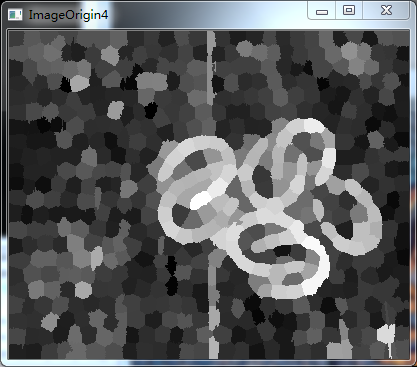
//> input picture Assignments/Assignment1Solutions/刘宏坤/initial saliency map.png, 417 x 367 px, given in place of b.jpg, which was not available
$ ./main   (built with g++ and OpenCV 4)
//> lines starting //> are read from the running program, lines starting //| are printed output that depends on the picture; after the words box and inside, x2 and y2 are one past the last pixel; in counts of white or black regions, pixels touching at a corner belong together; pictures that were not available may be replaced by others from this repository, and a replacement may not be noted
#include <iostream>
#include <math.h>
#include <opencv2/core.hpp>
#include <opencv2/highgui.hpp>
#include <opencv2/imgproc.hpp>
#include <opencv2/ximgproc.hpp>

using namespace std;
using namespace cv;

int main(int argc,char *argv[])
{
  ///输入一幅图像
  Mat img=imread("b.jpg",1);
//> img is the input picture: 367 rows x 417 cols, CV_8UC3; mean B, G, R 91.1, 89.9, 88.5
  imshow("input",img);
  imwrite("input.png", img);
  waitKey();

  ///对输入图像进行颜色特征提取
  Mat input_img=img.clone();

  Mat ExtractImageInformation1(Mat img_input);
  Mat ExtractImageInformation2(Mat img_input);

  Mat quantize_img1(img.rows,img.cols,CV_32F);
  Mat quantize_img2(img.rows,img.cols,CV_8UC1);
  quantize_img1=ExtractImageInformation1(input_img);//256像素值变为16个像素值，显示效果
  quantize_img2=ExtractImageInformation2(img);//256像素值变为16个像素值，量化RGB像素值为0～4096


  ///对输入图像进行超像素分割
  Mat outSuperpixel=img.clone();
  Mat Superpixel_Label;
  int superpixel(Mat& outSuperpixel, Mat& Superpixel_Label);
  int numSuperpixel=superpixel(outSuperpixel, Superpixel_Label);//得到超像素分割的块数


  ///计算每个超像素的颜色直方图
  vector<Mat> EachSuperpixel_hist(numSuperpixel);
  int histSize=4096;
  float range[]={0,4096};
  const float* histRanges={range};
  int channel=0;

  for(int m=0;m<numSuperpixel;m++)
  {
  Mat eachSuperpixel=Mat::zeros(4000,1,CV_32F);
  int num=0;
  for(int i=0;i<img.rows;i++)
          for(int j=0;j<img.cols;j++)
                  if(Superpixel_Label.at<int>(i,j)==m)
                  {
                  eachSuperpixel.at<float>(num,0)=quantize_img2.at<float>(i,j);
                  num++;
                  }
  eachSuperpixel.resize(num);
  calcHist(&eachSuperpixel,1,&channel,Mat(),EachSuperpixel_hist[m],1,&histSize,&histRanges);
  normalize(EachSuperpixel_hist[m], EachSuperpixel_hist[m],1, NORM_MINMAX);
  }


  ///超像素直方图对比
  Mat contrast(Mat& img,Mat& Superpixel_Label,vector<Mat>& EachSuperpixel_hist,int numSuperpixel);
  Mat saliencyVal=contrast(img,Superpixel_Label,EachSuperpixel_hist,numSuperpixel);


  ///制作中心先验显著图
  Mat centerPrior(Mat& img);
  Mat centerMap=centerPrior(img);


  ///使用中心先验显著图增强显著效果
  saliencyVal.convertTo(saliencyVal,CV_32F);
  Mat finalsaliency(img.rows,img.cols,CV_32F);
  finalsaliency=saliencyVal.mul(centerMap);//中心先验显著图乘最初显著图得到最终显著图
  finalsaliency.convertTo(finalsaliency,CV_8U);

  imshow("saliency", finalsaliency);
  imwrite("saliency.png", finalsaliency);
  waitKey();

  ///进行阈值分割
  Mat dst;
  threshold( finalsaliency, dst, 30, 255,0 );
  imshow("segmentation", dst);
  imwrite("segmentation.png", dst);
  waitKey();
  return 0;
}

///定义函数将输入图像由256像素值量化为32像素值
Mat ExtractImageInformation1(Mat img_input)
{
    int div=8;
    for (int i=0;i<img_input.rows;i++)
           for (int j=0;j<img_input.cols;j++)
           {
           //img_input.at<Vec3b>(i,j)= img_input.at<Vec3b>(i,j)/16;
           img_input.at<Vec3b>(i,j)[0]=img_input.at<Vec3b>(i,j)[0]/div*div+div/2;
           img_input.at<Vec3b>(i,j)[1]=img_input.at<Vec3b>(i,j)[1]/div*div+div/2;
           img_input.at<Vec3b>(i,j)[2]=img_input.at<Vec3b>(i,j)[2]/div*div+div/2;
            }
    imshow("quantize_img1",img_input);
    imwrite("quantize_img1.png", img_input);
    waitKey();
    return img_input;
}

///定义函数将输入图像分解为RGB三通道并且将像素值量化为0～32*32*32
Mat ExtractImageInformation2(Mat img)
{
    Mat quantize_img;
    vector<Mat> rgb_planes;
    split(img, rgb_planes);
    rgb_planes[0].convertTo(rgb_planes[0], CV_32F);//类型转换
//> rgb_planes[0]: 367 rows x 417 cols, CV_32FC1
    rgb_planes[1].convertTo(rgb_planes[1], CV_32F);
//> rgb_planes[1]: 367 rows x 417 cols, CV_32FC1
    rgb_planes[2].convertTo(rgb_planes[2], CV_32F);
//> rgb_planes[2]: 367 rows x 417 cols, CV_32FC1
    quantize_img=(rgb_planes[0]/8)*32*32+(rgb_planes[1]/8)*32+(rgb_planes[2]/8);
    Mat quantize_img3;
    normalize(quantize_img, quantize_img3, 255, 0, NORM_MINMAX);
    imshow("quantize_img2",quantize_img3);
    imwrite("quantize_img2.png", quantize_img3);
    waitKey();
    return quantize_img;
}

///对输入图像进行超像素分割，得到超像素标记图，超像素分割块数，超像素分割输出图
int superpixel(Mat& outSuperpixel, Mat& Superpixel_Label)
{

    Mat outSupContour;
    Ptr<cv::ximgproc::SuperpixelSEEDS> seeds=cv::ximgproc::createSuperpixelSEEDS(outSuperpixel.size().width, outSuperpixel.size().height, outSuperpixel.channels(), 400, 4);
    seeds->iterate(outSuperpixel);
    seeds->getLabels(Superpixel_Label);
    seeds->getLabelContourMask(outSupContour,false);
    int numSuperpixel=seeds->getNumberOfSuperpixels();
//> numSuperpixel = 255
    outSuperpixel.setTo(Scalar(0,0,255),outSupContour);
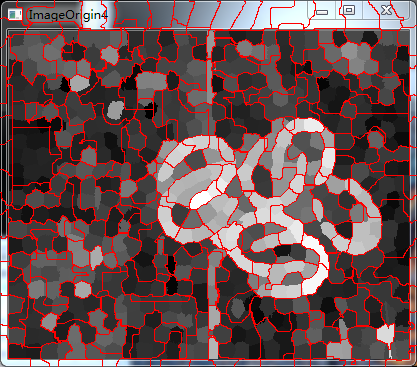
//> outSuperpixel: 367 rows x 417 cols, CV_8UC3; 11.2% of pixels changed, all inside (x1, y1, x2, y2) = (0, 0, 417, 367)
//> in main, `int numSuperpixel=superpixel(outSuperpixel, Superpixel_Label);`:
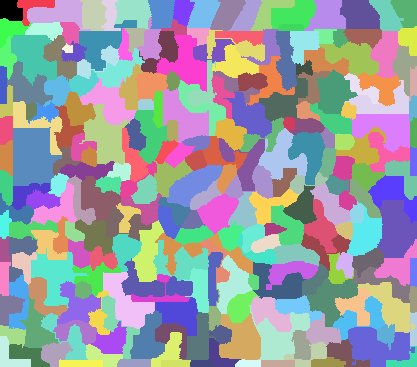
//> Superpixel_Label: 367 rows x 417 cols, CV_32SC1; 255 distinct labels, from 0 to 254; one colour per label, 0 black
//> the loop in main, `for(int m=0;m<numSuperpixel;m++)` made 255 passes
//> num on passes 1 to 3: 417, 379, 1069
    imshow("superpixel", outSuperpixel);
    imwrite("superpixel.png", outSuperpixel);
    waitKey();
    return numSuperpixel;
}

///对不同超像素块的颜色直方图之间进行距离计算，并转换为像素级的距离图，即为初始显著图
Mat contrast(Mat& img,Mat& Superpixel_Label,vector<Mat>& EachSuperpixel_hist,int numSuperpixel)
{
//> called with numSuperpixel = 255
Mat saliency_map1=Mat::zeros(img.rows,img.cols,CV_8U);
Mat contrast_value(numSuperpixel,1,CV_32F);
//> contrast_value = 255 values from 0 to 0
int i,j;
for(i=0;i<numSuperpixel;i++)
       {
       float Hist_value=0;
       for(j=0;j<numSuperpixel;j++)
             {
                   Hist_value=Hist_value+compareHist(EachSuperpixel_hist[i],EachSuperpixel_hist[j],HISTCMP_CHISQR_ALT);
             }
            contrast_value.at<float>(i,0)=Hist_value/numSuperpixel;
       }
//> this loop made 255 passes
//> Hist_value on passes 1 to 3: 964.5, 958, 1342.9
//> after the loop, contrast_value = 255 values, max 7.52 at index 5, min 1.03 at index 6, mean 2

normalize(contrast_value, contrast_value, 255, 0, NORM_MINMAX);
//> contrast_value = 255 values, max 255 at index 5, min 0 at index 6, mean 38.16

for (int i=0; i<img.rows; i++)
        for (int j=0; j<img.cols; j++)
            for (int m=0; m<numSuperpixel; m++)
                if (Superpixel_Label.at<int>(i,j)==m)
                    saliency_map1.at<uchar>(i, j)=contrast_value.at<float>(m,0);
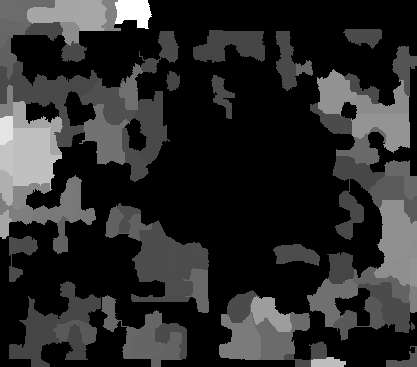
//> saliency_map1: 367 rows x 417 cols, CV_8UC1; min 0, max 255, mean 43.1

imshow("Saliency1", saliency_map1);
imwrite("Saliency1.png", saliency_map1);
waitKey();
return saliency_map1;
}

///制作中心先验图
Mat centerPrior(Mat& img)
{
    Mat centerMap;
    int sigmaD=114*144;
    Mat coordinateMtx1(img.rows,img.cols,CV_32F,Scalar(0,0,0));
    Mat coordinateMtx2(img.rows,img.cols,CV_32F,Scalar(0,0,0));
    for(int i=0;i<img.cols;i++)
          for(int j=0;j<img.rows;j++)
              coordinateMtx1.at<float>(j,i)=j+1;
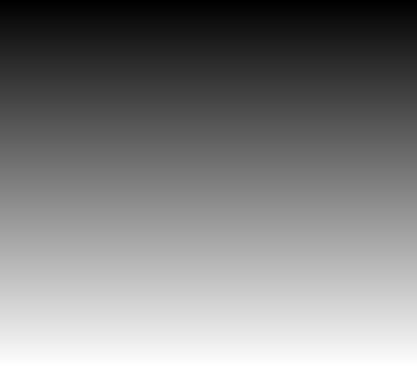
//> coordinateMtx1: 367 rows x 417 cols, CV_32FC1; min 1, max 367, mean 184; drawn with min black and max white
    for(int i=0;i<img.rows;i++)
          for(int j=0;j<img.cols;j++)
              coordinateMtx2.at<float>(i,j)=j+1;
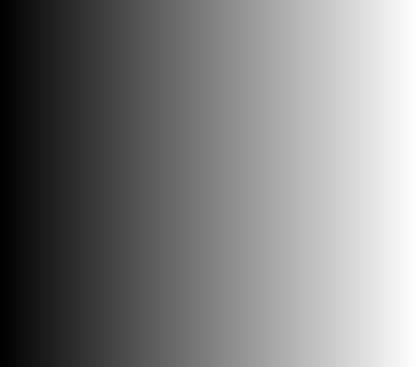
//> coordinateMtx2: 367 rows x 417 cols, CV_32FC1; min 1, max 417, mean 209; drawn with min black and max white
    int centerX=img.rows/2;
//> centerX = 183
    int centerY=img.cols/2;
//> centerY = 208
    Mat centerXMtx=Mat::ones(img.rows,img.cols,CV_32F)*centerX;
    Mat centerYMtx=Mat::ones(img.rows,img.cols,CV_32F)*centerY;
    Mat sumMtx1=(coordinateMtx1-centerXMtx);
    Mat sumMtx2=(coordinateMtx2-centerYMtx);
    exp(-(sumMtx1.mul(sumMtx1)+sumMtx2.mul(sumMtx2))/sigmaD, centerMap);

    imshow("centerMap", centerMap);
    imwrite("centerMap.png", centerMap);
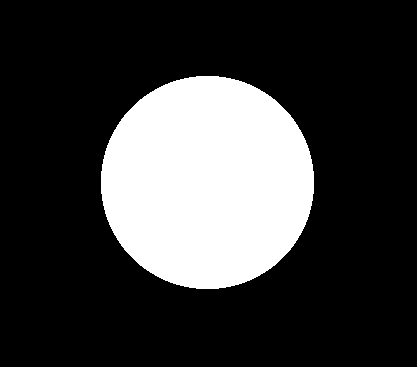
//> saved as centerMap.png: 367 rows x 417 cols, CV_8UC1; values 0 (black) and 1 (white), 23.4% white; 1 white region, box (x1, y1, x2, y2) and area: (101, 76, 314, 289) 35741
//> in main, `threshold( finalsaliency, dst, 30, 255,0 );`:
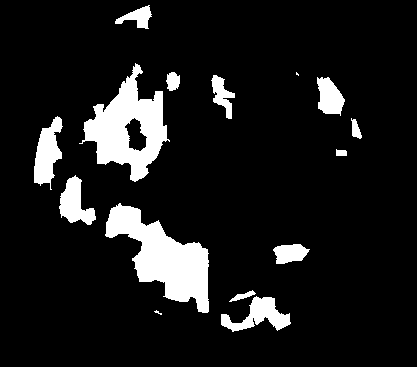
//> dst: 367 rows x 417 cols, CV_8UC1; 10.5% white; 15 white regions (2 under 20 px), largest, box (x1, y1, x2, y2) and area: (105, 203, 209, 313) 5159, (79, 63, 170, 182) 4796, (34, 116, 63, 190) 1209
    waitKey();
    return centerMap;
}
